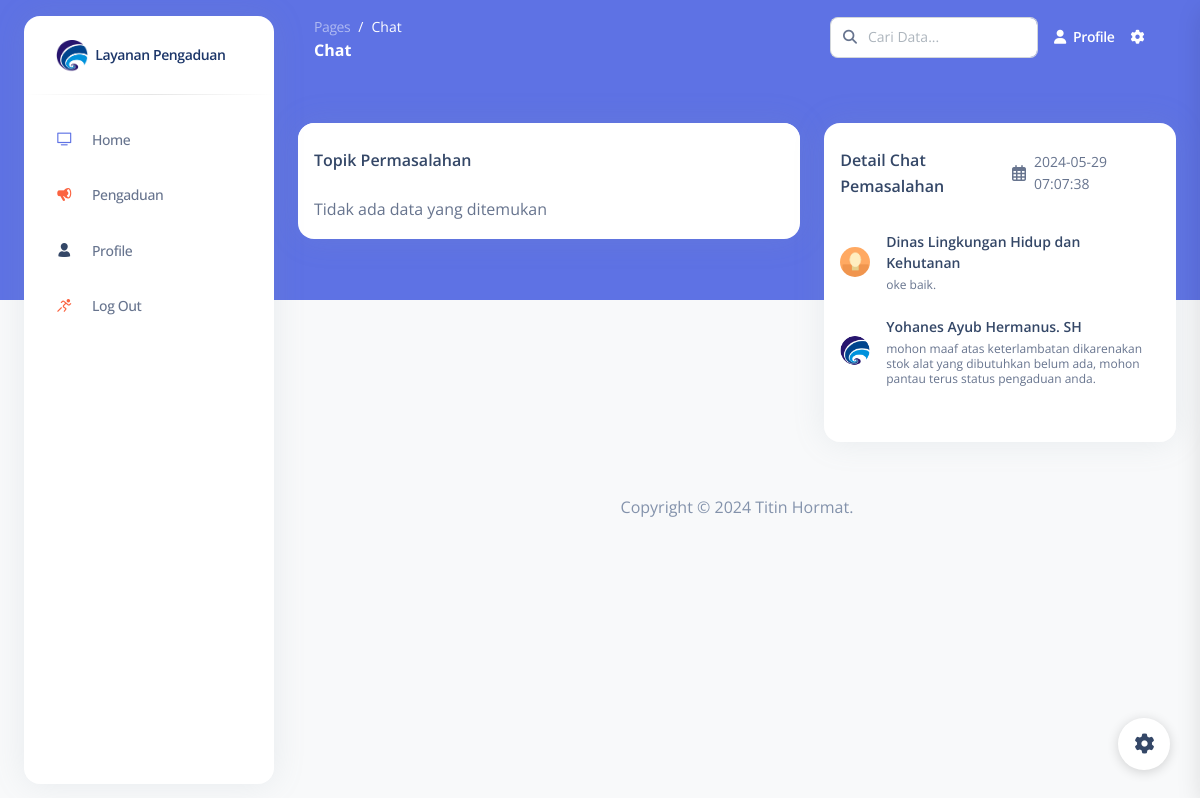
The app's page /pages/pelanggan_chat.php?id_topik_chat=36 (signed in) with its own data.
### tables this page shows
CREATE TABLE `topik_chat` (
  `id_topik_chat` int(25) NOT NULL,
  `topik` text NOT NULL,
  `id_admin` varchar(25) NOT NULL,
  `id_pelanggan` varchar(25) NOT NULL,
  `id_pengaduan` varchar(25) NOT NULL,
  `waktu` varchar(100) NOT NULL,
  `deskripsi` text NOT NULL,
  `status_admin` varchar(25) NOT NULL,
  `status_pelanggan` varchar(25) NOT NULL
);

CREATE TABLE `detail_chat` (
  `id_detail_chat` int(25) NOT NULL,
  `id_topik_chat` varchar(25) NOT NULL,
  `id_pengguna` varchar(25) NOT NULL,
  `pengguna` varchar(100) NOT NULL,
  `deskripsi` text NOT NULL,
  `waktu` varchar(100) NOT NULL
);

CREATE TABLE `pelanggan` (
  `id_pelanggan` int(20) NOT NULL,
  `nama_dinas` varchar(200) NOT NULL,
  `alamat` text NOT NULL,
  `nomor_telpon` varchar(30) NOT NULL,
  `username` varchar(50) NOT NULL,
  `password` varchar(50) NOT NULL,
  `deskripsi` text NOT NULL,
  `gambar` text NOT NULL
);

### pages/pelanggan_chat.php (the view, shortened to what this page needs)
<?php
$id_pelanggan = $_SESSION['id_pelanggan'];
?>
<!DOCTYPE html>
<html lang="en">
<head>
    <link href="../assets/css/nucleo-icons.css" rel="stylesheet" />
    <link href="../assets/css/nucleo-svg.css" rel="stylesheet" />
    <link href="../assets/css/nucleo-svg.css" rel="stylesheet" />
    <link id="pagestyle" href="../assets/css/argon-dashboard.css?v=2.0.4" rel="stylesheet" />
</head>
<body class="g-sidenav-show   bg-gray-100">
    <aside class="sidenav bg-white navbar navbar-vertical navbar-expand-xs border-0 border-radius-xl my-3 fixed-start ms-4 " id="sidenav-main">
        <div class="sidenav-header">
            <a class="navbar-brand m-0" href="pelanggan_home" target="_blank">
                <img src="../assets/img/logo.png" class="navbar-brand-img h-100" alt="main_logo">
                <span class="ms-1 font-weight-bold" style="color: #1c3669;">Layanan Pengaduan</span>
            </a>
        </div>
        <hr class="horizontal dark mt-0">
        <div class="collapse navbar-collapse  w-auto " id="sidenav-collapse-main">
            <ul class="navbar-nav">
                <li class="nav-item">
                    <a class="nav-link " href="../pages/pelanggan_home">
                        <div class="icon icon-shape icon-sm border-radius-md text-center me-2 d-flex align-items-center justify-content-center">
                            <i class="ni ni-tv-2 text-primary text-sm opacity-10"></i>
                        </div>
                        <span class="nav-link-text ms-1">Home</span>
                    </a>
                </li>
                <li class="nav-item">
                    <a class="nav-link " href="../pages/pelanggan_pengaduan">
                        <div class="icon icon-shape icon-sm border-radius-md text-center me-2 d-flex align-items-center justify-content-center">
                            <i class="ni ni-notification-70 text-warning text-sm opacity-10"></i>
                        </div>
                        <span class="nav-link-text ms-1">Pengaduan</span>
                    </a>
                </li>
                <li class="nav-item">
                    <a class="nav-link " href="../pages/pelanggan_profile">
                        <div class="icon icon-shape icon-sm border-radius-md text-center me-2 d-flex align-items-center justify-content-center">
                            <i class="ni ni-single-02 text-dark text-sm opacity-10"></i>
                        </div>
                        <span class="nav-link-text ms-1">Profile</span>
                    </a>
                </li>
                <li class="nav-item">
                    <a class="nav-link " href="../pages/pelanggan_logout">
                        <div class="icon icon-shape icon-sm border-radius-md text-center me-2 d-flex align-items-center justify-content-center">
                            <i class="ni ni-user-run text-warning text-sm opacity-10"></i>
                        </div>
                        <span class="nav-link-text ms-1">Log Out</span>
                    </a>
                </li>
            </ul>
        </div>
    </aside>
    <main class="main-content position-relative border-radius-lg ">
        <nav class="navbar navbar-main navbar-expand-lg px-0 mx-4 shadow-none border-radius-xl " id="navbarBlur" data-scroll="false">
            <div class="container-fluid py-1 px-3">
                <nav aria-label="breadcrumb">
                    <ol class="breadcrumb bg-transparent mb-0 pb-0 pt-1 px-0 me-sm-6 me-5">
                        <li class="breadcrumb-item text-sm"><a class="opacity-5 text-white" href="javascript:;">Pages</a></li>
                        <li class="breadcrumb-item text-sm text-white active" aria-current="page">Chat</li>
                    </ol>
                    <h6 class="font-weight-bolder text-white mb-0">Chat</h6>
                </nav>
                <div class="collapse navbar-collapse mt-sm-0 mt-2 me-md-0 me-sm-4" id="navbar">
                    <div class="ms-md-auto pe-md-3 d-flex align-items-center">
                        <div class="input-group">
                            <span class="input-group-text text-body"><i class="fas fa-search" aria-hidden="true"></i></span>
                            <input type="text" class="form-control" placeholder="Cari Data...">
                        </div>
                    </div>
                    <ul class="navbar-nav  justify-content-end">
                        <li class="nav-item d-flex align-items-center">
                            <a href="pelanggan_profile" class="nav-link text-white font-weight-bold px-0">
                                <i class="fa fa-user me-sm-1"></i>
                                <span class="d-sm-inline d-none">Profile</span>
                            </a>
                        </li>
                        <li class="nav-item px-3 d-flex align-items-center">
                            <a href="javascript:;" class="nav-link text-white p-0">
                                <i class="fa fa-cog fixed-plugin-button-nav cursor-pointer"></i>
                            </a>
                        </li>
                    </ul>
                </div>
            </div>
        </nav>
        <div class="container-fluid py-4">
            <div class="row">
                <div class="col-md-7 mt-4">
                    <div class="card overflow-auto">
                        <div class="card-header pb-0 px-3">
                            <h6 class="mb-0">Topik Permasalahan</h6>
                        </div>
                        <div class="card-body pt-4 p-3">
                            <ul class="list-group">
                                <?php
                                include '../koneksi.php';
                                $query = "SELECT topik_chat.*, admin.nama AS nama_admin, pengaduan.nama_dinas, pengaduan.jenis_pengaduan FROM topik_chat
                                INNER JOIN admin ON topik_chat.id_admin = admin.id_admin
                                INNER JOIN pengaduan ON topik_chat.id_pengaduan = pengaduan.id_pengaduan
                                WHERE topik_chat.id_pelanggan = $id_pelanggan";
                                $query .= " ORDER BY id_topik_chat DESC";
                                $result = mysqli_query($koneksi, $query);
                                if (mysqli_num_rows($result) > 0) {
                                    while ($row = mysqli_fetch_assoc($result)) {
                                        $id_topik_chat = $row['id_topik_chat'];
                                        $topik = $row['topik'];
                                        $deskripsi = $row['deskripsi'];
                                        $namaAdmin = $row['nama_admin'];
                                        $namaDinas = $row['nama_dinas'];
                                        $jenisPengaduan = $row['jenis_pengaduan'];
                                        $waktu = $row['waktu'];
                                        echo '<li class="list-group-item border-0 d-flex p-4 mb-2 bg-gray-100 border-radius-lg">';
                                        echo '<div class="d-flex flex-column">';
                                        echo '<h6 class="mb-3 text-sm">' . $topik . '</h6>';
                                        echo '<span class="mb-2 text-xs">Nama Pengirim: <span class="text-dark font-weight-bold ms-sm-2">' . $namaAdmin . '</span></span>';
                                        echo '<span class="mb-2 text-xs">Nama Dinas: <span class="text-dark ms-sm-2 font-weight-bold">' . $namaDinas . '</span></span>';
                                        echo '<span class="mb-2 text-xs">Jenis Pengaduan: <span class="text-dark ms-sm-2 font-weight-bold">' . $jenisPengaduan . '</span></span>';
                                        echo '<span class="text-xs">Deskripsi Kendalah: <span class="text-dark ms-sm-2 font-weight-bold">' . $deskripsi . '</span></span>';
                                        echo '</div>';
                                        echo '<div class="ms-auto text-end">';
                                        echo '<a class="btn btn-link text-success px-3 mb-0" href="javascript:;" data-id="' . $id_topik_chat . '"><i class="fas fa-comments text-success me-2" aria-hidden="true"></i></a>';
                                        echo '</div>';
                                        echo '</li>';
                                    }
                                } else {
                                    echo "Tidak ada data yang ditemukan";
                                }
                                ?>
                            </ul>
                        </div>
                    </div>
                </div>
                <div class="col-md-5 mt-4">
                    <div class="card h-100 mb-4 overflow-auto">
                        <div class="card-header pb-0 px-3">
                            <div class="row">
                                <div class="col-md-6">
                                    <h6 class="mb-0">Detail Chat Pemasalahan</h6>
                                </div>
                                <div class="col-md-6 d-flex justify-content-end align-items-center">
                                    <i class="far fa-calendar-alt me-2"></i>
                                    <small id="detail-waktu">
                                        <?php
                                        if (isset($_GET['id_topik_chat'])) {
                                            $id_topik_chat = $_GET['id_topik_chat'];
                                            $query_waktu = "SELECT waktu FROM topik_chat WHERE id_topik_chat = $id_topik_chat";
                                            $result_waktu = mysqli_query($koneksi, $query_waktu);
                                            if ($result_waktu && mysqli_num_rows($result_waktu) > 0) {
                                                $row_waktu = mysqli_fetch_assoc($result_waktu);
                                                $waktu_topik_chat = $row_waktu['waktu'];
                                                echo $waktu_topik_chat;
                                            } else {
                                                echo "Data waktu tidak ditemukan";
                                            }
                                        } else {
                                            echo "Tekan tombol chat!.";
                                        }
                                        ?>
                                    </small>
                                </div>
                            </div>
                        </div>
                        <div class="card-body pt-4 p-3">
                            <ul class="list-group" id="detail-chat">
                                <?php
                                if (isset($_GET['id_topik_chat'])) {
                                    $query_detail_chat = "SELECT detail_chat.*, admin.nama AS nama_admin, admin.gambar AS gambar_admin, pelanggan.nama_dinas AS nama_pelanggan, pelanggan.gambar AS gambar_pelanggan FROM detail_chat
                                            LEFT JOIN admin ON detail_chat.id_pengguna = admin.id_admin
                                            LEFT JOIN pelanggan ON detail_chat.id_pengguna = pelanggan.id_pelanggan";
                                    $query_detail_chat .= " ORDER BY id_detail_chat DESC";
                                    $result_detail_chat = mysqli_query($koneksi, $query_detail_chat);
                                    if (mysqli_num_rows($result_detail_chat) > 0) {
                                        while ($row_detail_chat = mysqli_fetch_assoc($result_detail_chat)) {
                                            $deskripsi_chat = $row_detail_chat['deskripsi'];
                                            $pengguna = $row_detail_chat['pengguna'];
                                            $nama_pengguna = "";
                                            $gambar = "";
                                            if ($pengguna == "admin") {
                                                $nama_pengguna = $row_detail_chat['nama_admin'];
                                                $gambar = $row_detail_chat['gambar_admin'];
                                            }
                                            elseif ($pengguna == "pelanggan") {
                                                $nama_pengguna = $row_detail_chat['nama_pelanggan'];
                                                $gambar = $row_detail_chat['gambar_pelanggan'];
                                            }
                                            $src_gambar = "";
                                            if (!empty($gambar)) {
                                                if ($pengguna == "admin") {
                                                    $src_gambar = "admin/fp/gambar/" . $gambar;
                                                } elseif ($pengguna == "pelanggan") {
                                                    $src_gambar = "pelanggan/fp/gambar/" . $gambar;
                                                }
                                            } else {
                                                $src_gambar = "../assets/img/profile.jpg";
                                            }
                                            echo '<li class="list-group-item border-0 d-flex justify-content-between ps-0 mb-2 border-radius-lg">';
                                            echo '<div class="d-flex align-items-center">';
                                            echo '<img src="' . $src_gambar . '" alt="Foto Profil" class="rounded-circle me-3" style="width: 30px; height: 30px;">';
                                            echo '<div class="d-flex flex-column">';
                                            echo '<h6 class="mb-1 text-dark text-sm">' . $nama_pengguna . '</h6>';
                                            echo '<span class="text-xs">' . $deskripsi_chat . '</span>';
                                            echo '</div>';
                                            echo '</div>';
                                            echo '</li>';
                                        }
                                    } else {
                                        echo "Tidak ada data yang ditemukan";
                                    }
                                    echo '</ul>';
                                } else {
                                    echo '<ul class="list-group">';
                                    echo '<li class="list-group-item border-0 d-flex justify-content-between ps-0 mb-2 border-radius-lg">';
                                    echo '<p>Tombol chat pada topik permasalahan belum ditekan.</p>';
                                    echo '</li>';
                                }
                                ?>
                        </div>
                    </div>
                </div>
            </div>
            <footer class="footer py-5">
                <div class="container">
                    <div class="row">
                        <div class="col-8 mx-auto text-center mt-1">
                            <p class="mb-0 text-secondary">
                                Copyright ©
                                Titin Hormat.
                            </p>
                        </div>
                    </div>
                </div>
            </footer>
        </div>
    </main>
    <div class="fixed-plugin">
        <a class="fixed-plugin-button text-dark position-fixed px-3 py-2">
            <i class="fa fa-cog py-2"> </i>
        </a>
    </div>
</body>
</html>

### records on screen
topik_chat: waktu "2024-05-29 07:07:38"
detail_chat: shows a picture, pelanggan.nama_dinas "Dinas Lingkungan Hidup dan Kehutanan", deskripsi "oke baik."
detail_chat: admin.gambar (picture), admin.nama "Yohanes Ayub Hermanus. SH", deskripsi "mohon maaf atas keterlambatan dikarenakan stok alat yang dibutuhkan belum ada, mohon pantau terus status pengaduan anda."
